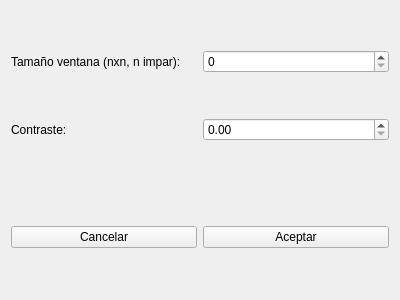
<?xml version="1.0" encoding="UTF-8"?>
<ui version="4.0">
 <class>FDifest</class>
 <widget class="QWidget" name="FDifest">
  <property name="geometry">
   <rect>
    <x>0</x>
    <y>0</y>
    <width>400</width>
    <height>300</height>
   </rect>
  </property>
  <property name="windowTitle">
   <string>Form</string>
  </property>
  <layout class="QVBoxLayout" name="verticalLayout">
   <item>
    <layout class="QHBoxLayout" name="horizontalLayout">
     <item>
      <widget class="QLabel" name="label">
       <property name="text">
        <string>Tamaño ventana (nxn, n impar): </string>
       </property>
      </widget>
     </item>
     <item>
      <widget class="QSpinBox" name="spinBoxTam"/>
     </item>
    </layout>
   </item>
   <item>
    <layout class="QHBoxLayout" name="horizontalLayout_2">
     <item>
      <widget class="QLabel" name="label_2">
       <property name="text">
        <string>Contraste: </string>
       </property>
      </widget>
     </item>
     <item>
      <widget class="QDoubleSpinBox" name="doubleSpinBoxContraste"/>
     </item>
    </layout>
   </item>
   <item>
    <spacer name="verticalSpacer">
     <property name="orientation">
      <enum>Qt::Vertical</enum>
     </property>
     <property name="sizeType">
      <enum>QSizePolicy::Fixed</enum>
     </property>
     <property name="sizeHint" stdset="0">
      <size>
       <width>20</width>
       <height>40</height>
      </size>
     </property>
    </spacer>
   </item>
   <item>
    <layout class="QHBoxLayout" name="horizontalLayout_3">
     <item>
      <widget class="QPushButton" name="ButtonCancelar">
       <property name="text">
        <string>Cancelar</string>
       </property>
      </widget>
     </item>
     <item>
      <widget class="QPushButton" name="ButtonAceptar">
       <property name="text">
        <string>Aceptar</string>
       </property>
      </widget>
     </item>
    </layout>
   </item>
  </layout>
 </widget>
 <resources/>
 <connections/>
</ui>
